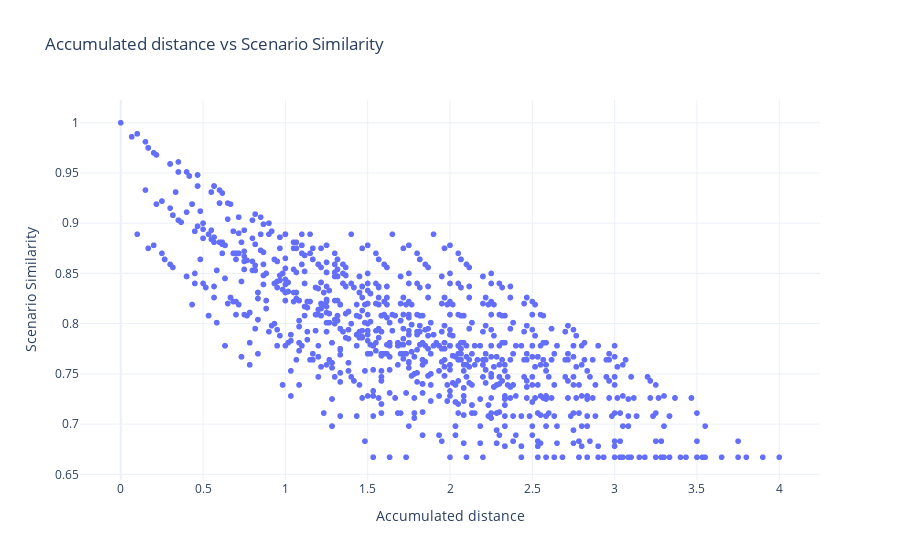

Notebook source saved alongside this figure:
### Code cell
# Criar o scatter plot usando o Plotly
fig = px.scatter(
    df,
    x='Global Normalized Error Sum',
    y='Scenario Similarity',
    title='Accumulated distance vs Scenario Similarity',
    labels={
        'Global Normalized Error Sum': 'Accumulated distance',
        'Scenario Similarity': 'Scenario Similarity'
    },
    template='plotly_white'
)

# Exibir o gráfico
fig.show()

### Figure 1 — Plotly figure (JSON) as saved in the notebook; plotly's stock layout.template omitted (floating-point values rounded to 4 significant figures; data arrays with more than 128 entries replaced by an {"elided": "..."} marker saying what was removed)
{"data": [{"hovertemplate": "Accumulated distance=%{x}<br>Scenario Similarity=%{y}<extra></extra>", "legendgroup": "", "marker": {"color": "#636efa", "symbol": "circle"}, "mode": "markers", "name": "", "showlegend": false, "type": "scattergl", "x": {"elided": "1728 float values"}, "xaxis": "x", "y": {"elided": "1728 float values"}, "yaxis": "y"}], "layout": {"legend": {"tracegroupgap": 0}, "title": {"text": "Accumulated distance vs Scenario Similarity"}, "xaxis": {"anchor": "y", "domain": [0, 1], "title": {"text": "Accumulated distance"}}, "yaxis": {"anchor": "x", "domain": [0, 1], "title": {"text": "Scenario Similarity"}}}}
